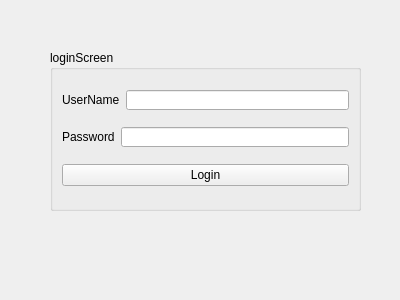
<?xml version="1.0" encoding="UTF-8"?>
<ui version="4.0">
 <class>adminLogin</class>
 <widget class="QWidget" name="adminLogin">
  <property name="geometry">
   <rect>
    <x>0</x>
    <y>0</y>
    <width>400</width>
    <height>300</height>
   </rect>
  </property>
  <property name="windowTitle">
   <string>Form</string>
  </property>
  <widget class="QGroupBox" name="groupBox">
   <property name="geometry">
    <rect>
     <x>50</x>
     <y>50</y>
     <width>311</width>
     <height>161</height>
    </rect>
   </property>
   <property name="autoFillBackground">
    <bool>false</bool>
   </property>
   <property name="title">
    <string>loginScreen</string>
   </property>
   <layout class="QVBoxLayout" name="verticalLayout">
    <item>
     <layout class="QHBoxLayout" name="horizontalLayout">
      <item>
       <widget class="QLabel" name="usernameLabel">
        <property name="text">
         <string>UserName</string>
        </property>
       </widget>
      </item>
      <item>
       <widget class="QLineEdit" name="Username">
        <property name="maximumSize">
         <size>
          <width>234</width>
          <height>20</height>
         </size>
        </property>
       </widget>
      </item>
     </layout>
    </item>
    <item>
     <layout class="QHBoxLayout" name="horizontalLayout_2">
      <item>
       <widget class="QLabel" name="passwordLabel">
        <property name="text">
         <string>Password</string>
        </property>
       </widget>
      </item>
      <item>
       <widget class="QLineEdit" name="Password">
        <property name="maximumSize">
         <size>
          <width>237</width>
          <height>20</height>
         </size>
        </property>
       </widget>
      </item>
     </layout>
    </item>
    <item>
     <widget class="QPushButton" name="loginButton">
      <property name="text">
       <string>Login</string>
      </property>
     </widget>
    </item>
   </layout>
  </widget>
 </widget>
 <resources/>
 <connections/>
</ui>
